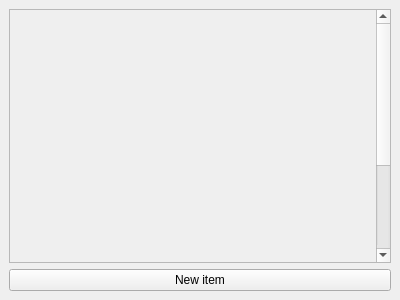
<?xml version="1.0" encoding="UTF-8"?>
<ui version="4.0">
 <class>ShoppingListForm</class>
 <widget class="QWidget" name="ShoppingListForm">
  <property name="geometry">
   <rect>
    <x>0</x>
    <y>0</y>
    <width>400</width>
    <height>300</height>
   </rect>
  </property>
  <property name="sizePolicy">
   <sizepolicy hsizetype="Preferred" vsizetype="Preferred">
    <horstretch>0</horstretch>
    <verstretch>0</verstretch>
   </sizepolicy>
  </property>
  <property name="windowTitle">
   <string>Shopping List</string>
  </property>
  <layout class="QGridLayout">
   <property name="margin">
    <number>9</number>
   </property>
   <property name="spacing">
    <number>6</number>
   </property>
   <item row="1" column="0">
    <widget class="QPushButton" name="newItemButton">
     <property name="toolTip">
      <string>Add a new item</string>
     </property>
     <property name="text">
      <string>New item</string>
     </property>
    </widget>
   </item>
   <item row="2" column="0">
    <spacer name="verticalSpacer">
     <property name="orientation">
      <enum>Qt::Vertical</enum>
     </property>
     <property name="sizeHint" stdset="0">
      <size>
       <width>20</width>
       <height>40</height>
      </size>
     </property>
    </spacer>
   </item>
   <item row="0" column="0">
    <widget class="QScrollArea" name="scrollArea">
     <property name="verticalScrollBarPolicy">
      <enum>Qt::ScrollBarAlwaysOn</enum>
     </property>
     <property name="horizontalScrollBarPolicy">
      <enum>Qt::ScrollBarAlwaysOff</enum>
     </property>
     <property name="widgetResizable">
      <bool>false</bool>
     </property>
     <widget class="QWidget" name="scrollAreaContents">
      <property name="geometry">
       <rect>
        <x>0</x>
        <y>0</y>
        <width>359</width>
        <height>400</height>
       </rect>
      </property>
      <property name="sizePolicy">
       <sizepolicy hsizetype="Preferred" vsizetype="Maximum">
        <horstretch>0</horstretch>
        <verstretch>0</verstretch>
       </sizepolicy>
      </property>
      <widget class="QWidget" name="layoutWidget">
       <property name="geometry">
        <rect>
         <x>0</x>
         <y>0</y>
         <width>361</width>
         <height>261</height>
        </rect>
       </property>
       <layout class="QVBoxLayout" name="mainLayout">
        <property name="sizeConstraint">
         <enum>QLayout::SetDefaultConstraint</enum>
        </property>
       </layout>
      </widget>
     </widget>
    </widget>
   </item>
  </layout>
 </widget>
 <resources/>
 <connections>
  <connection>
   <sender>newItemButton</sender>
   <signal>clicked()</signal>
   <receiver>scrollArea</receiver>
   <slot>update()</slot>
   <hints>
    <hint type="sourcelabel">
     <x>254</x>
     <y>156</y>
    </hint>
    <hint type="destinationlabel">
     <x>250</x>
     <y>99</y>
    </hint>
   </hints>
  </connection>
 </connections>
 <slots>
  <slot>newItem_clicked()</slot>
 </slots>
</ui>
